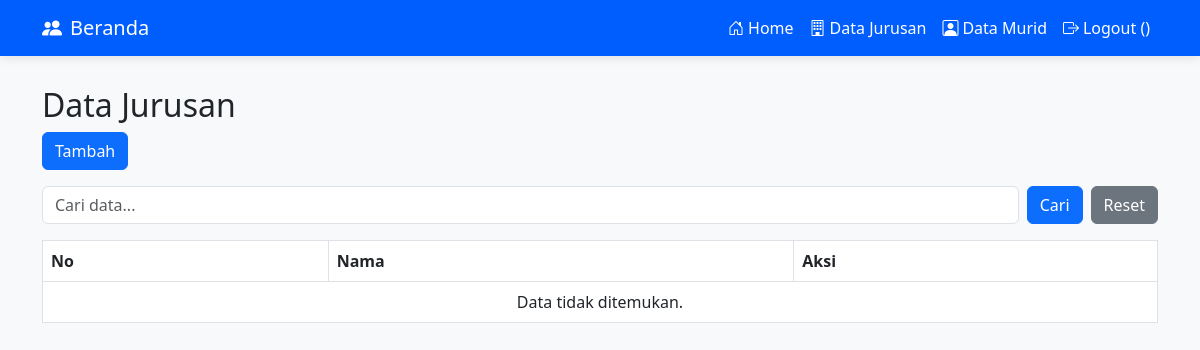
/views/jurusan/index.php, run on an earlier commit of the app's database.
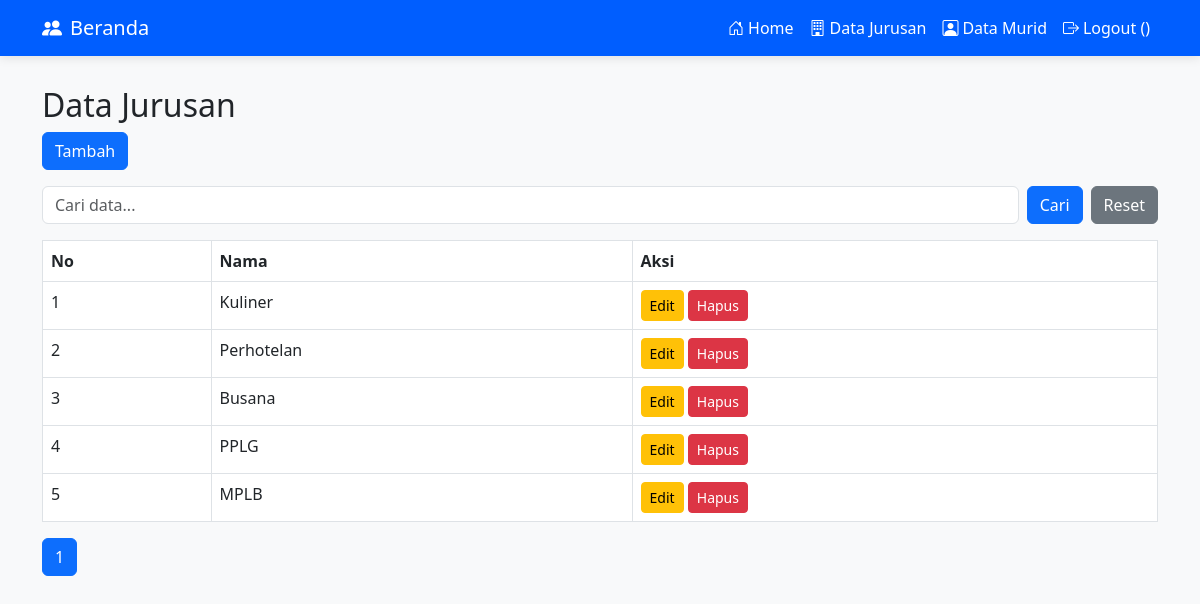
And on a later commit of the database.
### tables this page shows
CREATE TABLE `jurusan` (
  `id` int(11) NOT NULL,
  `nama` varchar(100) NOT NULL
);

### config/Helper.php (called while the page is built, shortened)
<?php
function get($key) {
    return isset($_GET[$key]) ? htmlspecialchars($_GET[$key]) : null;
}
function paginate($totalData, $limit = 10) {
    $page = isset($_GET['page']) ? (int)$_GET['page'] : 1;
    $start = ($page - 1) * $limit;
    $totalPage = ceil($totalData / $limit);
    return [
        'start' => $start,
        'limit' => $limit,
        'current' => $page,
        'total_page' => $totalPage
    ];
}
?>

### models/Jurusan.php (called while the page is built, shortened)
<?php
class Jurusan {
    private $conn;
    private $table = "jurusan";
    public function __construct($db)
    {
        $this->conn = $db;
    }
    public function countAll($keyword = null) {
        if ($keyword) {
            $query = "SELECT COUNT(*) as total
                FROM $this->table
                WHERE nama LIKE ?
                OR nip LIKE ?
                OR jenis_kelamin LIKE ?
                OR jabatan LIKE ?";
            $stmt = $this->conn->prepare($query);
            $like = "%$keyword%";
            $stmt->bind_param("ssss", $like, $like, $like, $like);
            $stmt->execute();
            return $stmt->get_result()->fetch_assoc()['total'];
        } else {
            $query = "SELECT COUNT(*) as total FROM $this->table";
            return $this->conn->query($query)->fetch_assoc()['total'];
        }
    }
    public function getData($start, $limit, $keyword = null) {
        if ($keyword) {
            $query = "SELECT * FROM $this->table
                WHERE nama LIKE ?
                OR nip LIKE ?
                OR jenis_kelamin LIKE ?
                OR jabatan LIKE ?
                LIMIT ?, ?";
            $stmt = $this->conn->prepare($query);
            $like = "%$keyword%";
            $stmt->bind_param("sssii", $like, $like, $like, $like, $start, $limit);
        } else {
            $query = "SELECT * FROM $this->table
                    LIMIT ?, ?";
            $stmt = $this->conn->prepare($query);
            $stmt->bind_param("ii", $start, $limit);
        }
        $stmt->execute();
        return $stmt->get_result();
    }
}
?>

### views/jurusan/index.php (the view, shortened to what the changed rows need)
<?php
include '../../config/Database.php';
include '../../models/jurusan.php';
include '../../config/Helper.php';
$db = new Database();
$conn = $db->connect();
$keyword = get('search');
$jurusan = new Jurusan($conn);
$totalData = $jurusan->countAll($keyword);
$pagination = paginate($totalData, 10);
$data = $jurusan->getData($pagination['start'], $pagination['limit'], $keyword);
?>
<!DOCTYPE html>
<html>
<head>
    <link href="https://cdn.jsdelivr.net/npm/bootstrap@5.3.0/dist/css/bootstrap.min.css" rel="stylesheet">
    <link rel="stylesheet" href="https://cdn.jsdelivr.net/npm/bootstrap-icons@1.8.1/font/bootstrap-icons.css">
</head>
<body>
    <div class="container main-container">
        <h2>Data Jurusan</h2>
        <table class="table table-bordered">
            <tr>
                <th>No</th>
                <th>Nama</th>
                <th>Aksi</th>
            </tr>
            <?php $no = 1; if ($data->num_rows > 0) : ?>
                <?php while($row = $data->fetch_assoc()) : ?>
                <tr>
                    <td><?= $no++ ?></td>
                    <td><?= htmlspecialchars($row['nama']) ?></td>
                    <td>
                        <a href="edit.php?id=<?= $row['id'] ?>" class="btn btn-warning btn-sm">Edit</a>
                        <a href="../../proses/jurusan/hapus.php?id=<?= $row['id'] ?>" class="btn btn-danger btn-sm" onclick="return confirm('Yakin?')">Hapus</a>
                    </td>
                </tr>
                <?php endwhile; ?>
            <?php else: ?>
                <tr>
                    <td colspan="3" class="text-center">Data tidak ditemukan.</td>
                </tr>
            <?php endif; ?>
        </table>
        <nav>
        <ul class="pagination">
        <?php for($i = 1; $i <= $pagination['total_page']; $i++) : ?>
            <li class="page-item <?= $i == $pagination['current'] ? 'active' : '' ?>">
                <a class="page-link"
                    href="?page=<?= $i ?>&search=<?= urlencode($keyword) ?>">
                <?= $i ?>
                </a>
            </li>
        <?php endfor; ?>
        </ul>
        </nav>
    </div>
</body>
</html>

What changed in the data, as far as the page shows it:
added jurusan: nama "Kuliner"
added jurusan: nama "Perhotelan"
added jurusan: nama "Busana"
added jurusan: nama "PPLG"
added jurusan: nama "MPLB"
Also different on the page:
new list line: "1"
text no longer shown: "Data tidak ditemukan."
